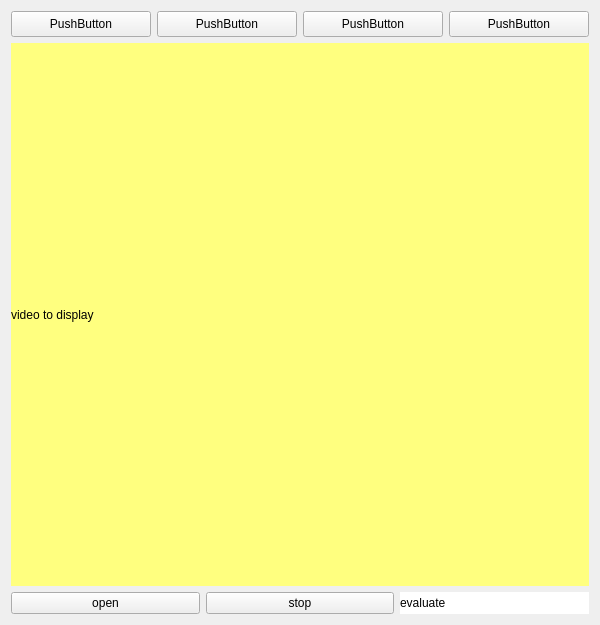
<?xml version="1.0" encoding="UTF-8"?>
<ui version="4.0">
 <class>Form</class>
 <widget class="QWidget" name="Form">
  <property name="geometry">
   <rect>
    <x>0</x>
    <y>0</y>
    <width>600</width>
    <height>625</height>
   </rect>
  </property>
  <property name="sizePolicy">
   <sizepolicy hsizetype="Preferred" vsizetype="Preferred">
    <horstretch>0</horstretch>
    <verstretch>0</verstretch>
   </sizepolicy>
  </property>
  <property name="minimumSize">
   <size>
    <width>600</width>
    <height>600</height>
   </size>
  </property>
  <property name="windowTitle">
   <string>Form</string>
  </property>
  <layout class="QGridLayout" name="gridLayout">
   <item row="0" column="0">
    <layout class="QHBoxLayout" name="horizontalLayout">
     <item>
      <widget class="QPushButton" name="pushButton">
       <property name="enabled">
        <bool>true</bool>
       </property>
       <property name="sizePolicy">
        <sizepolicy hsizetype="Minimum" vsizetype="Fixed">
         <horstretch>0</horstretch>
         <verstretch>0</verstretch>
        </sizepolicy>
       </property>
       <property name="minimumSize">
        <size>
         <width>80</width>
         <height>26</height>
        </size>
       </property>
       <property name="text">
        <string>PushButton</string>
       </property>
      </widget>
     </item>
     <item>
      <widget class="QPushButton" name="pushButton_2">
       <property name="sizePolicy">
        <sizepolicy hsizetype="Minimum" vsizetype="Fixed">
         <horstretch>0</horstretch>
         <verstretch>0</verstretch>
        </sizepolicy>
       </property>
       <property name="minimumSize">
        <size>
         <width>80</width>
         <height>26</height>
        </size>
       </property>
       <property name="text">
        <string>PushButton</string>
       </property>
      </widget>
     </item>
     <item>
      <widget class="QPushButton" name="pushButton_3">
       <property name="sizePolicy">
        <sizepolicy hsizetype="Minimum" vsizetype="Fixed">
         <horstretch>0</horstretch>
         <verstretch>0</verstretch>
        </sizepolicy>
       </property>
       <property name="minimumSize">
        <size>
         <width>80</width>
         <height>26</height>
        </size>
       </property>
       <property name="text">
        <string>PushButton</string>
       </property>
      </widget>
     </item>
     <item>
      <widget class="QPushButton" name="pushButton_4">
       <property name="sizePolicy">
        <sizepolicy hsizetype="Minimum" vsizetype="Fixed">
         <horstretch>0</horstretch>
         <verstretch>0</verstretch>
        </sizepolicy>
       </property>
       <property name="minimumSize">
        <size>
         <width>77</width>
         <height>26</height>
        </size>
       </property>
       <property name="text">
        <string>PushButton</string>
       </property>
      </widget>
     </item>
    </layout>
   </item>
   <item row="1" column="0">
    <layout class="QVBoxLayout" name="verticalLayout">
     <item>
      <widget class="QLabel" name="label_2">
       <property name="sizePolicy">
        <sizepolicy hsizetype="Expanding" vsizetype="Expanding">
         <horstretch>0</horstretch>
         <verstretch>0</verstretch>
        </sizepolicy>
       </property>
       <property name="styleSheet">
        <string notr="true">background-color: rgb(255, 255, 127);</string>
       </property>
       <property name="text">
        <string>video to display</string>
       </property>
      </widget>
     </item>
     <item>
      <layout class="QHBoxLayout" name="horizontalLayout_2">
       <item>
        <widget class="QPushButton" name="pushButton_5">
         <property name="text">
          <string>open</string>
         </property>
        </widget>
       </item>
       <item>
        <widget class="QPushButton" name="pushButton_6">
         <property name="text">
          <string>stop</string>
         </property>
        </widget>
       </item>
       <item>
        <widget class="QLabel" name="label">
         <property name="styleSheet">
          <string notr="true">background-color: rgb(255, 255, 255);</string>
         </property>
         <property name="text">
          <string>evaluate</string>
         </property>
        </widget>
       </item>
      </layout>
     </item>
    </layout>
   </item>
  </layout>
  <zorder></zorder>
  <zorder>label_2</zorder>
  <zorder>pushButton_4</zorder>
  <zorder>pushButton_5</zorder>
  <zorder>label_2</zorder>
  <zorder>label_2</zorder>
  <zorder>pushButton_5</zorder>
  <zorder>label</zorder>
 </widget>
 <resources/>
 <connections/>
</ui>
